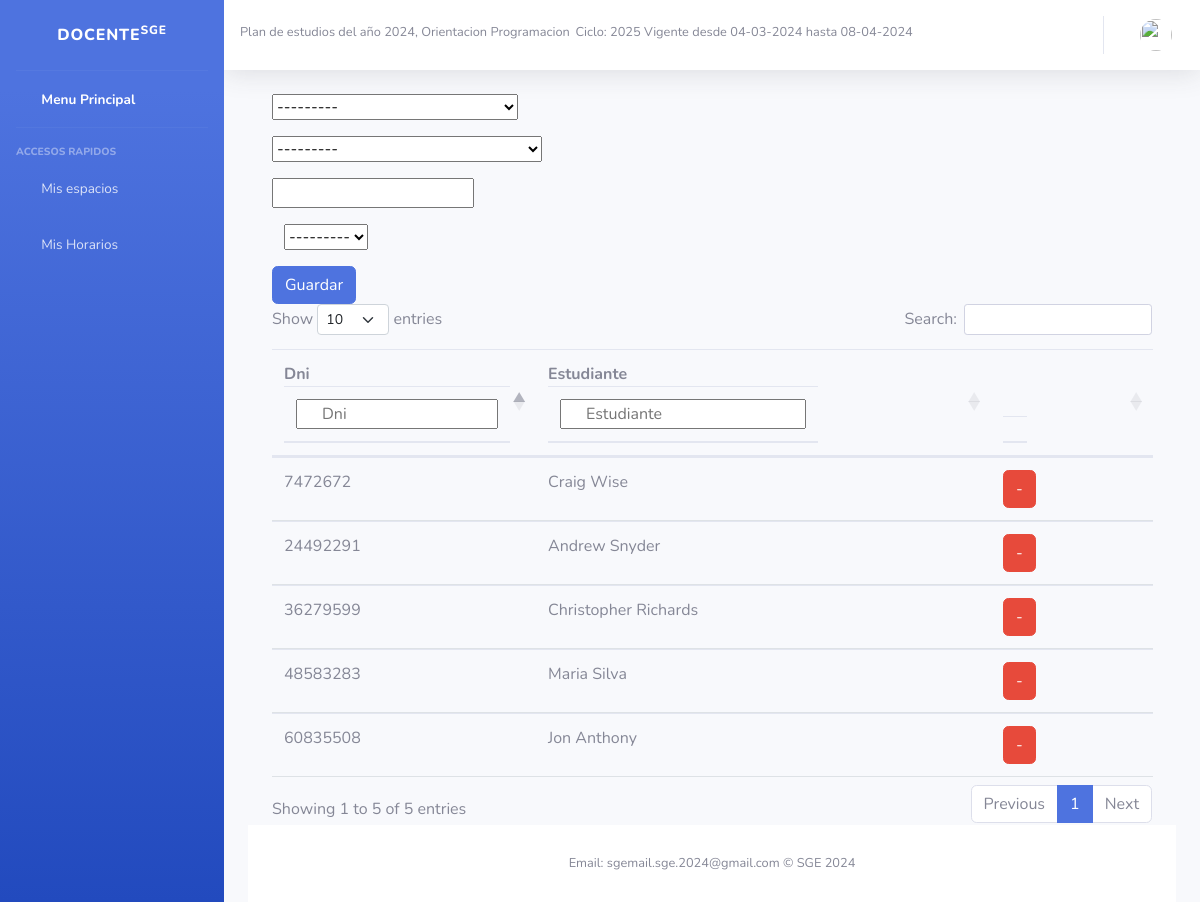
/Clases/docente/notas/4/, run on the app's committed database.
### Core/models.py (models this page shows, shortened)
class PlanDeEstudios(models.Model):
    MAXCODIGO=20
    MAXANIO=4
    MAXORIENTACION= 50
    MAXNIVEL= 50
    MAXDESCRIPCION=50
    codigo= models.CharField(
        help_text="Ej: 123456",
        unique=True,
        max_length=MAXCODIGO,
        null=False,
        blank=False,
        error_messages={
            'blank': "El nombre es obligatorio"
        }
    )
    anio = models.CharField(
        help_text="Ej: 2024",
        unique=False,
        max_length=MAXANIO,
        null=True,
        blank=False,
        default= 1,
        error_messages={
            'blank': "el anio es obligatorio"
        }
    )
    orientacion = models.CharField(
        help_text="Ej: Profesorado de educacion primaria",
        unique=False,
        max_length=MAXORIENTACION,
        null=False,
        blank=False,
        primary_key=False,
        error_messages={
            'blank': "la orientacion es obligatoria"
        }
    )
    nivel = models.CharField(
        help_text="Ej: Primario",
        unique=False,
        max_length= MAXORIENTACION,
        null=False,
        blank=False,
        error_messages={
            'blank': "El nivel es obligatorio"
        }
    )
    descripcion = models.CharField(
        help_text="Ej: descripcion del plan de estudios",
        unique=False,
        max_length= MAXDESCRIPCION,
        null=False,
        blank=True,
    )
    esActual = models.BooleanField(
        default= True
    )
    implementado = models.BooleanField(
        default= False
    )
    cantidadAnios = models.PositiveIntegerField()
    def __str__(self):
        return "Plan de estudios del año {0}, Orientacion {1}".format(self.anio, self.orientacion)

class Ciclo (models.Model):
    anioCalendario = models.CharField(
        help_text="Ej: 2024",
        max_length=4,
        unique= True)
    fechaInicio = models.DateField(help_text="Ej: 16/02/2024",
                                   default=now)
    plan = models.ForeignKey(PlanDeEstudios, blank=False, on_delete=models.CASCADE)
    fechaFin = models.DateField(help_text="Ej: 28/11/2024",)
    esActual = models.BooleanField(
        default= True
    )
    def __str__(self):
        return "{0} Vigente desde {1} hasta {2}".format(self.anioCalendario,self.fechaInicio.strftime("%d-%m-%Y"), self.fechaFin.strftime("%d-%m-%Y"))

class Persona(models.Model):
    MAXNOMBRE = 50
    MAXAPELLIDO = 50
    REGEX_NOMBRE = '^[0-9a-zA-Z-_ .]{3,100}$'
    REGEX_NUMERO = '^[0-9]{1,12}$'
    MAXDNI =11
    MAXDIRECCION = 100
    MAXTELEFONO = 10
    nombre = models.CharField(
        help_text="Ej: Juan",
        max_length = MAXNOMBRE,
        unique= False,
        null= False,
        blank= False,
        validators= [RegexValidator(regex=REGEX_NOMBRE)],
        error_messages= {
            'max_length': "El nombre puede tener a lo sumo {} caracteres".format(MAXNOMBRE),
            'blank': "El nombre es obligatorio"
        }
    )
    apellido = models.CharField(
        help_text="Ej: Perez",
        max_length=MAXAPELLIDO,
        unique=False,
        null=False,
        blank=False,
        validators=[RegexValidator(regex=REGEX_NOMBRE)],
        error_messages={
            'max_length': "El apellido puede tener a lo sumo {} caracteres".format(MAXNOMBRE),
            'blank': "El apéllido es obligatorio"
        }
    )
    dni= models.CharField(
        help_text="Ej: 12345678",
        max_length = MAXDNI,
        unique= True,
        null= False,
        blank= False,
        error_messages= {
            'max_length': "El dni puede tener a lo sumo {} caracteres".format(MAXDNI),
            'unique': "El dni ingresado ya existe",
            'blank': "El dni es obligatorio"
        }
    )
    localidad=models.ForeignKey(
        Localidad,
        null=False,
        blank=False,
        on_delete=models.CASCADE,
        help_text="Ej: Trelew",
        error_messages={
        }
    )
    direccion=models.CharField(
        help_text="Ej: Calle falsa 123",
        max_length = MAXDIRECCION,
        unique= False,
        null= False,
        blank= False,
        error_messages= {
            'blank': "La direccion es obligatoria"
        }
    )
    email = models.EmailField(
        help_text="Ej: asd@asd.com",
        unique=True,
        null=True,
        blank=True,
        primary_key=False,
        error_messages={
            'unique': "El email no esta disponible",
        }
    )
    telefono= models.CharField(
        help_text="Ej: 0123456789 ",
        max_length=MAXTELEFONO,
        unique=False,
        null=True,
        blank=True,
        primary_key=False,
        validators=[RegexValidator(regex=REGEX_NUMERO)],
        error_messages={
            'max_length': "El telefono puede tener a lo sumo {} caracteres".format(MAXTELEFONO),
        }
    )
    def __str__(self):
        return "{0}, {1}, {2}".format(self.dni, self.apellido, self.nombre)

class Estudiante(Persona):
    def dia_futuro(value):
        hoy = date.today()
        if hoy <  value:
            raise ValidationError('La fecha ingresada es mayor a la actual')
        return value
    legajo = models.CharField(
        help_text="Ej: asd123",
        max_length= 50,unique= True,
        )
    fechaInscripcion = models.DateField(default = now,validators=[dia_futuro])
    aulas = models.ManyToManyField(
        'Aula',
        blank=True,
        related_name='estudiantes_en_aula'
        )

class Persona(models.Model):
    MAXNOMBRE = 50
    MAXAPELLIDO = 50
    REGEX_NOMBRE = '^[0-9a-zA-Z-_ .]{3,100}$'
    REGEX_NUMERO = '^[0-9]{1,12}$'
    MAXDNI =11
    MAXDIRECCION = 100
    MAXTELEFONO = 10
    nombre = models.CharField(
        help_text="Ej: Juan",
        max_length = MAXNOMBRE,
        unique= False,
        null= False,
        blank= False,
        validators= [RegexValidator(regex=REGEX_NOMBRE)],
        error_messages= {
            'max_length': "El nombre puede tener a lo sumo {} caracteres".format(MAXNOMBRE),
            'blank': "El nombre es obligatorio"
        }
    )
    apellido = models.CharField(
        help_text="Ej: Perez",
        max_length=MAXAPELLIDO,
        unique=False,
        null=False,
        blank=False,
        validators=[RegexValidator(regex=REGEX_NOMBRE)],
        error_messages={
            'max_length': "El apellido puede tener a lo sumo {} caracteres".format(MAXNOMBRE),
            'blank': "El apéllido es obligatorio"
        }
    )
    dni= models.CharField(
        help_text="Ej: 12345678",
        max_length = MAXDNI,
        unique= True,
        null= False,
        blank= False,
        error_messages= {
            'max_length': "El dni puede tener a lo sumo {} caracteres".format(MAXDNI),
            'unique': "El dni ingresado ya existe",
            'blank': "El dni es obligatorio"
        }
    )
    localidad=models.ForeignKey(
        Localidad,
        null=False,
        blank=False,
        on_delete=models.CASCADE,
        help_text="Ej: Trelew",
        error_messages={
        }
    )
    direccion=models.CharField(
        help_text="Ej: Calle falsa 123",
        max_length = MAXDIRECCION,
        unique= False,
        null= False,
        blank= False,
        error_messages= {
            'blank': "La direccion es obligatoria"
        }
    )
    email = models.EmailField(
        help_text="Ej: asd@asd.com",
        unique=True,
        null=True,
        blank=True,
        primary_key=False,
        error_messages={
            'unique': "El email no esta disponible",
        }
    )
    telefono= models.CharField(
        help_text="Ej: 0123456789 ",
        max_length=MAXTELEFONO,
        unique=False,
        null=True,
        blank=True,
        primary_key=False,
        validators=[RegexValidator(regex=REGEX_NUMERO)],
        error_messages={
            'max_length': "El telefono puede tener a lo sumo {} caracteres".format(MAXTELEFONO),
        }
    )
    def __str__(self):
        return "{0}, {1}, {2}".format(self.dni, self.apellido, self.nombre)

### Clases/views.py (the view)
# urls.py: re_path(r'^docente/notas/(?P<id_division>\d+)/$', views.estudiantes_aulas, name='docente/notas'),
def estudiantes_aulas(request, id_division):
    aula = Aula.objects.get(division_id = id_division)
    estudiantes = aula.estudiantes.all()
    print("Aulaaaa",aula.division.id)
    print(estudiantes)
    if request.method == 'GET':
        form = CalificacionForm(instance= aula.division)
    else:
        form = CalificacionForm(request.POST)
        if form.is_valid():
            form.save()
    return render (request, 'Calificacion/verEstudiante2.html',{
        'estudiantes': estudiantes,
        'form': form
    })

### Clases/forms.py
class CalificacionForm(forms.ModelForm):
    class Meta:
        model = Calificacion
        fields= [
            'espacioCurricular',
            'estudiante',
            'nota',
            'tipo'
         ]

### Core/models.py (called while the page is built)
    def __str__(self):
        return "{0}, {1}".format(self.codigo, self.nombre)

### Clases/templates/Calificacion/verEstudiante2.html (shortened to what this page needs)
{% extends 'Core/Persona/menuDocente.html' %}
{% load static %}
{% block css %}
<link rel="stylesheet" type="text/css" href="{% static 'autocomplete_light/select2.css' %}" />
<link rel="stylesheet" href="https://cdn.datatables.net/1.13.6/css/dataTables.bootstrap5.min.css">
{% endblock %}
{% block content %}
{% load bootstrap5 %}
<div class="container">
    <form method="post">
        <div class="row">
            <div class="col-md-12">
                <div class="form-group">
                    {{ form.espacioCurricular }}
                </div>
            </div>
            <div class="col-md-12">
                <div class="form-group">
                    {{ form.estudiante }}
                </div>
            </div>
            <div class="col-md-12">
                <div class="form-group">
                    {{ form.nota }}
                </div>
            </div>
        </div>
        <div class="col-md-12">
            <div class="form-group">
                {{ form.tipo }}
            </div>
        </div>
        <button type="submit" class="btn btn-primary">Guardar</button>
    </form>
</div>
<div class="container">
    <table class="table " id="table_id">
        <thead>
            <tr>
                <th>Dni</th>
                <th>Estudiante</th>
                <th> </th>
            </tr>
        </thead>
        <tbody>
            {% for est in estudiantes %}
                <tr>
                    <td>{{ est.estudiante.dni }}  </td>
                    <td>{{ est.estudiante.nombre }}&nbsp;{{ est.estudiante.apellido }}</td>
                    <td> <a class="btn btn-danger" href="/Core/estudiante/eliminarInscripcion/{{insc.estudiante.id}}">- </a>
                    </td>
                </tr>
            {% endfor %}
        </tbody>
    </table>
</div>
{% endblock content %}

### principal/templates/index.html (shortened to what this page needs)
<!DOCTYPE html>
<html lang="en">
<head>
    <link href="https://cdn.jsdelivr.net/npm/bootstrap@5.2.3/dist/css/bootstrap.min.css" rel="stylesheet">
    <link href= "{% static 'vendor/fontawesome-free/css/all.min.css' %}" rel="stylesheet" type="text/css">
    <link href="{% static 'css/sb-admin-2.min.css' %}" rel="stylesheet">
    {% block css %}
    {% endblock %}
</head>
{% block sidebar %}{% endblock sidebar %}
        <div id="content-wrapper" class="d-flex flex-column">
            <div id="content">
                <nav class="navbar navbar-expand navbar-light bg-white topbar mb-4 static-top shadow">
                    <div class="input-group">
                        <small>{{request.plan}} &nbsp;</small>
                        <br>
                        <small> Ciclo: {{request.ciclo}}</small>
                    </div>
                    <ul class="navbar-nav ml-auto">
                        <li class="nav-item dropdown no-arrow">
                            <a class="nav-link dropdown-toggle" href="#" id="userDropdown" role="button"
                                data-toggle="dropdown" aria-haspopup="true" aria-expanded="false">
                                <img class="img-profile rounded-circle"  src="{% static 'img/undraw_profile.svg' %}" >
                            </a>
                        </li>
                    </ul>
                </nav>
                <div class="container-fluid">
                {% block content %}{% endblock content %}
    {% block footer %}
    <footer class="sticky-footer bg-white">
        <div class="container my-auto">
            <div class="copyright text-center my-auto">
                <span>Email: sgemail.sge.2024@gmail.com &copy; SGE 2024</span>
            </div>
        </div>
    </footer>
    {% endblock footer %}
        </div>
</body>
</html>

### data on the page
PlanDeEstudios: plan "Plan de estudios del año 2024, Orientacion Programacion"
Ciclo: ciclo "2025 Vigente desde 04-03-2024 hasta 08-04-2024"
Estudiante: estudiante.dni "24492291", estudiante.nombre "Andrew", estudiante.apellido "Snyder"
Estudiante: estudiante.dni "7472672", estudiante.nombre "Craig", estudiante.apellido "Wise"
Estudiante: estudiante.dni "60835508", estudiante.nombre "Jon", estudiante.apellido "Anthony"
Estudiante: estudiante.dni "36279599", estudiante.nombre "Christopher", estudiante.apellido "Richards"
Estudiante: estudiante.dni "48583283", estudiante.nombre "Maria", estudiante.apellido "Silva"
